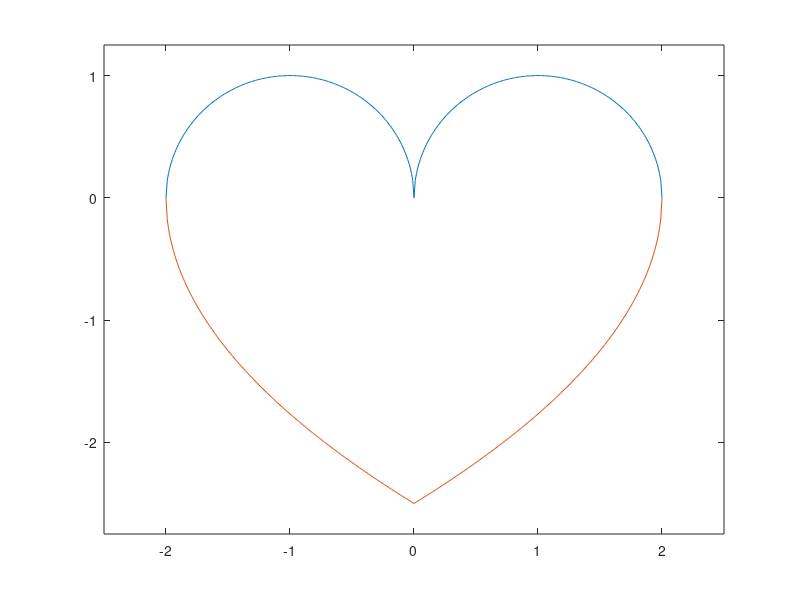

This chart was generated by the following MATLAB code:
x = -2:0.01:2;
y1 = sqrt( 1 - ( abs( x ) - 1 ) .^ 2 );
plot( x, y1 );
hold on;
y2 = -2.5 * ( sqrt( 1 - ( abs( x ) / 2 ) ) );
plot( x, y2 );
axis( [ -2.5, 2.5, -2.75, 1.25 ] );